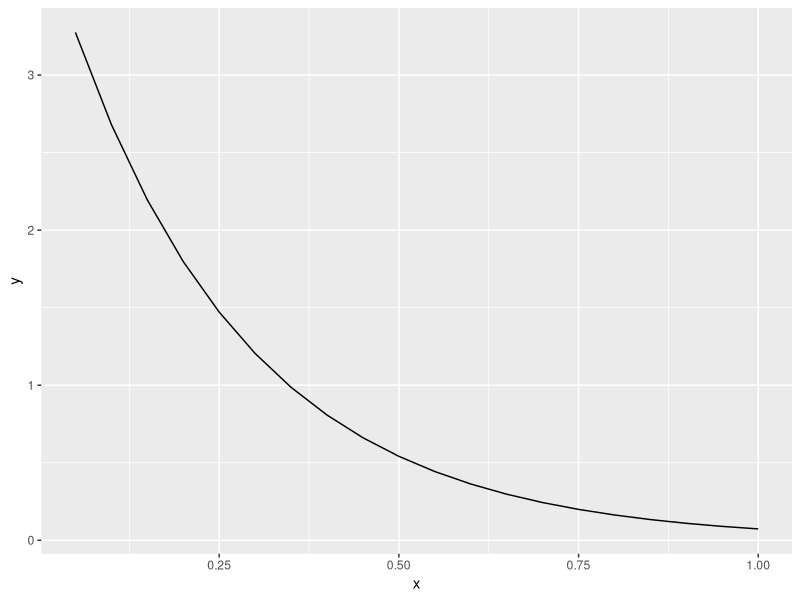
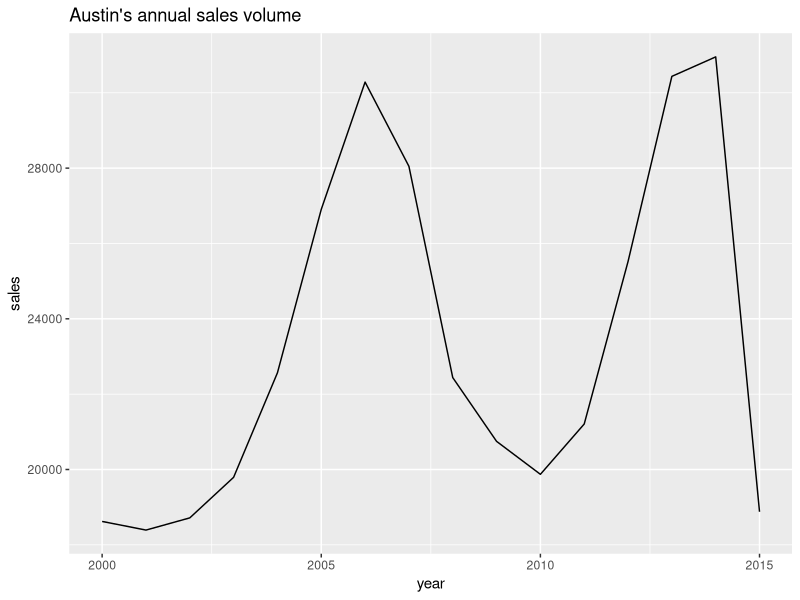

Reproduce these figures in R, in order.
## ---- chunk 1
knitr::opts_chunk$set(echo = TRUE)
library(tidyverse)
## ---- chunk 2
x <- 1:20 / 20 
y <- rep(0, length(x))

for (i in seq_along(x)) {
  # exp() gives use e to a power.
  e_power <- exp(-4*x[[i]])
  y[[i]] <- 4 * e_power
}

e_power <- exp(-4*x)
  y <- 4 * e_power
y <- 4 * exp(-4*x)
qplot(x, y, geom="line")
## ---- chunk 3
years <- c("85", "90", "95", "00", "05", "10")
full_years <- c()

for (yr in years) {
  yr <- as.numeric(yr)
  
  if (yr >= 85) {
    temp <- 1900 + yr
  } else {
    temp <- 2000 + yr
  }
  
  full_years <- c(full_years, temp)
  
}

full_years
## ---- chunk 4
set.seed(100)
weekly_salary <- runif(52, min = 400, max = 800)

annual_salary <- 0

for (wage in weekly_salary) {
  annual_salary <- annual_salary + wage
}

annual_salary
## ---- chunk 5
fake_survey_data <- tibble(id = 1:5,
                           age = c(30, -999, 40, 43, -999),
                           income = c(6e5, -999, -999, 1e6, 1e6))

fake_survey_data
## ---- chunk 6
## input: a vector and missing value indicator
example_input <- c(30, -999, 40, 43, -8888) 
## output: a vector with missing values
desired_output <- c(30, NA, 40, 43, NA)
## ---- chunk 7
txhousing %>%
  filter(city == "Austin") %>%
  group_by(city, year) %>%
  summarize(sales = sum(sales)) %>%
  ggplot(aes(x = year, y = sales)) + 
  geom_line() +
  labs(title = "Austin's annual sales volume")
## ---- chunk 8

## ---- chunk 9

## ---- chunk 10

